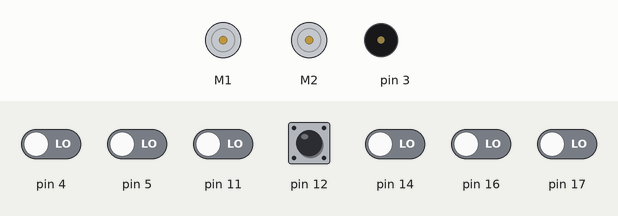
A sketch run on a simulated Arduino Uno, built with avr-gcc and run on an emulated ATmega328P. Parts: 2 × DC motor (green arrow = forward, orange = backward, longer = faster), buzzer (waves = sounding). Inputs (shaded band) come from the test bench; at power-on: pin 12 HIGH, pin 4, pin 5, pin 11, pin 14, pin 16, pin 17 LOW.

Above: at 1.2 s.
1.3 s: pin 12 pulled LOW for 0.15 s
At 2.8 s:
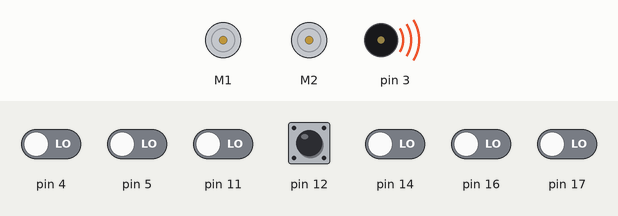
4.4 s: pin 12 pulled LOW for 1 s
At 7.2 s:
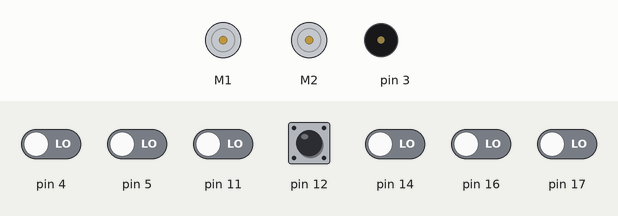
Timing chart, 0 to 8.7 s (numbered marks = the images above; inputs shaded):
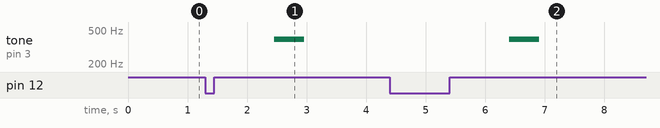

The sketch:

Begrenzungserkennung.ino
```cpp
/*
 * Der Roboter fährt auf einem schwarzen Untergrund (mit verschiedenen Geschwindigkeiten
 * unt unter verschiedenen Winkeln) auf eine weiße Linie zu. Beim Erkennen der weißen
 * Linie stoppt der Roboter und gibt ein akustisches Signal.
 */

#include <Wire.h>
#include <ZumoShield.h>

ZumoReflectanceSensorArray sensors (QTR_NO_EMITTER_PIN);
ZumoMotors motors;
Pushbutton button(ZUMO_BUTTON);
ZumoBuzzer buzzer;

#define NUM_SENSORS 6
#define REFLECTANCE_THRESHOLD 1500

unsigned int sensor_values[NUM_SENSORS];

void stopAndBuzz(){
  motors.setSpeeds(0,0);
  buzzer.playNote(NOTE_G(4), 500, 12);
}

void turnaround(){
  motors.setSpeeds(-150, -150);
  delay(250);
  motors.setSpeeds(-200, 200);
  delay(805);
}

void setup() {
  Serial.begin(9600);
}

void loop() {
  button.waitForButton();
  delay(1000);

  //motors.setSpeeds(300,300);

  sensors.read(sensor_values);

  if(sensor_values[0] < REFLECTANCE_THRESHOLD){
    stopAndBuzz();
    //turnaround();

  }
  else if(sensor_values[5] < REFLECTANCE_THRESHOLD){
    stopAndBuzz();
    //turnaround();
  }
}
```

Measured:
- after the input at 1.3 s, tone on pin 3: silent → 391 Hz after 1.2 s, → silent 0.50 s later
- after the input at 4.4 s, tone on pin 3: silent → 391 Hz after 2.0 s, → silent 0.50 s later
